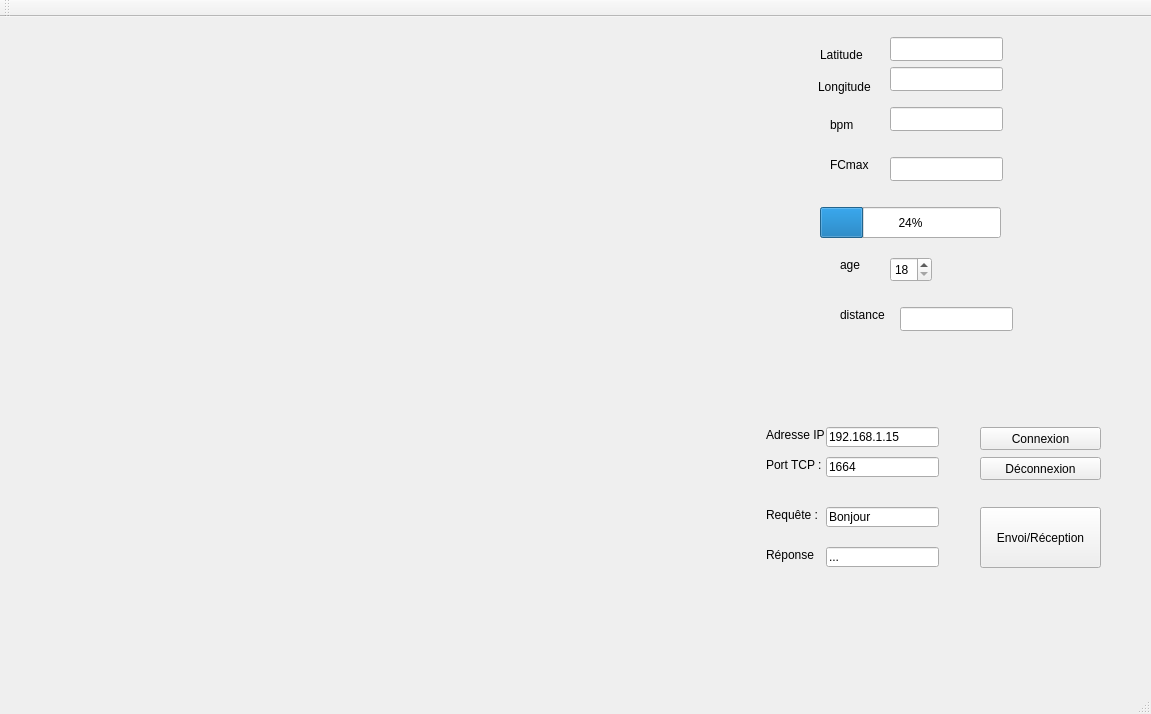
<?xml version="1.0" encoding="UTF-8"?>
<ui version="4.0">
 <class>MainWindow</class>
 <widget class="QMainWindow" name="MainWindow">
  <property name="geometry">
   <rect>
    <x>0</x>
    <y>0</y>
    <width>1151</width>
    <height>714</height>
   </rect>
  </property>
  <property name="windowTitle">
   <string>Client TCP v0.1</string>
  </property>
  <widget class="QWidget" name="centralWidget">
   <widget class="QLabel" name="label_1">
    <property name="geometry">
     <rect>
      <x>766</x>
      <y>410</y>
      <width>81</width>
      <height>16</height>
     </rect>
    </property>
    <property name="text">
     <string>Adresse IP :</string>
    </property>
   </widget>
   <widget class="QLabel" name="label_2">
    <property name="geometry">
     <rect>
      <x>766</x>
      <y>440</y>
      <width>81</width>
      <height>16</height>
     </rect>
    </property>
    <property name="text">
     <string>Port TCP :</string>
    </property>
   </widget>
   <widget class="QLabel" name="label_3">
    <property name="geometry">
     <rect>
      <x>766</x>
      <y>490</y>
      <width>71</width>
      <height>16</height>
     </rect>
    </property>
    <property name="text">
     <string>Requête :</string>
    </property>
   </widget>
   <widget class="QLineEdit" name="lineEdit_ip">
    <property name="geometry">
     <rect>
      <x>826</x>
      <y>410</y>
      <width>113</width>
      <height>20</height>
     </rect>
    </property>
    <property name="text">
     <string>192.168.1.15</string>
    </property>
   </widget>
   <widget class="QLineEdit" name="lineEdit_port">
    <property name="geometry">
     <rect>
      <x>826</x>
      <y>440</y>
      <width>113</width>
      <height>20</height>
     </rect>
    </property>
    <property name="text">
     <string>1664</string>
    </property>
   </widget>
   <widget class="QLineEdit" name="lineEdit_requete">
    <property name="geometry">
     <rect>
      <x>826</x>
      <y>490</y>
      <width>113</width>
      <height>20</height>
     </rect>
    </property>
    <property name="text">
     <string>Bonjour</string>
    </property>
   </widget>
   <widget class="QLabel" name="label_4">
    <property name="geometry">
     <rect>
      <x>766</x>
      <y>530</y>
      <width>51</width>
      <height>16</height>
     </rect>
    </property>
    <property name="text">
     <string>Réponse :</string>
    </property>
   </widget>
   <widget class="QLineEdit" name="lineEdit_reponse">
    <property name="geometry">
     <rect>
      <x>826</x>
      <y>530</y>
      <width>113</width>
      <height>20</height>
     </rect>
    </property>
    <property name="text">
     <string>...</string>
    </property>
   </widget>
   <widget class="QPushButton" name="connexionButton">
    <property name="geometry">
     <rect>
      <x>980</x>
      <y>410</y>
      <width>121</width>
      <height>23</height>
     </rect>
    </property>
    <property name="text">
     <string>Connexion</string>
    </property>
   </widget>
   <widget class="QPushButton" name="deconnexionButton">
    <property name="geometry">
     <rect>
      <x>980</x>
      <y>440</y>
      <width>121</width>
      <height>23</height>
     </rect>
    </property>
    <property name="text">
     <string>Déconnexion</string>
    </property>
   </widget>
   <widget class="QPushButton" name="envoiButton">
    <property name="geometry">
     <rect>
      <x>980</x>
      <y>490</y>
      <width>121</width>
      <height>61</height>
     </rect>
    </property>
    <property name="text">
     <string>Envoi/Réception</string>
    </property>
   </widget>
   <widget class="QLineEdit" name="lineEdit_lat">
    <property name="geometry">
     <rect>
      <x>890</x>
      <y>20</y>
      <width>113</width>
      <height>24</height>
     </rect>
    </property>
    <property name="readOnly">
     <bool>true</bool>
    </property>
   </widget>
   <widget class="QLineEdit" name="lineEdit_long">
    <property name="geometry">
     <rect>
      <x>890</x>
      <y>50</y>
      <width>113</width>
      <height>24</height>
     </rect>
    </property>
    <property name="readOnly">
     <bool>true</bool>
    </property>
   </widget>
   <widget class="QLineEdit" name="lineEdit_bpm">
    <property name="geometry">
     <rect>
      <x>890</x>
      <y>90</y>
      <width>113</width>
      <height>24</height>
     </rect>
    </property>
    <property name="readOnly">
     <bool>true</bool>
    </property>
   </widget>
   <widget class="QLabel" name="label">
    <property name="geometry">
     <rect>
      <x>820</x>
      <y>30</y>
      <width>49</width>
      <height>16</height>
     </rect>
    </property>
    <property name="text">
     <string>Latitude</string>
    </property>
   </widget>
   <widget class="QLabel" name="label_5">
    <property name="geometry">
     <rect>
      <x>818</x>
      <y>60</y>
      <width>61</width>
      <height>20</height>
     </rect>
    </property>
    <property name="text">
     <string>Longitude</string>
    </property>
   </widget>
   <widget class="QLabel" name="label_6">
    <property name="geometry">
     <rect>
      <x>830</x>
      <y>100</y>
      <width>49</width>
      <height>16</height>
     </rect>
    </property>
    <property name="text">
     <string>bpm</string>
    </property>
   </widget>
   <widget class="QSpinBox" name="spinBox">
    <property name="geometry">
     <rect>
      <x>890</x>
      <y>240</y>
      <width>42</width>
      <height>25</height>
     </rect>
    </property>
    <property name="minimum">
     <number>18</number>
    </property>
    <property name="maximum">
     <number>80</number>
    </property>
   </widget>
   <widget class="QLabel" name="label_7">
    <property name="geometry">
     <rect>
      <x>840</x>
      <y>240</y>
      <width>49</width>
      <height>16</height>
     </rect>
    </property>
    <property name="text">
     <string>age</string>
    </property>
   </widget>
   <widget class="QProgressBar" name="progressBar">
    <property name="geometry">
     <rect>
      <x>820</x>
      <y>190</y>
      <width>181</width>
      <height>31</height>
     </rect>
    </property>
    <property name="value">
     <number>24</number>
    </property>
   </widget>
   <widget class="QLabel" name="label_8">
    <property name="geometry">
     <rect>
      <x>830</x>
      <y>140</y>
      <width>49</width>
      <height>16</height>
     </rect>
    </property>
    <property name="text">
     <string>FCmax</string>
    </property>
   </widget>
   <widget class="QLineEdit" name="lineEdit_fcmax">
    <property name="geometry">
     <rect>
      <x>890</x>
      <y>140</y>
      <width>113</width>
      <height>24</height>
     </rect>
    </property>
   </widget>
   <widget class="QLabel" name="label_carte">
    <property name="geometry">
     <rect>
      <x>10</x>
      <y>0</y>
      <width>701</width>
      <height>638</height>
     </rect>
    </property>
    <property name="minimumSize">
     <size>
      <width>694</width>
      <height>638</height>
     </size>
    </property>
    <property name="text">
     <string/>
    </property>
    <property name="pixmap">
     <pixmap resource="carte_la_rochelle.qrc">:/carte_la_rochelle.png</pixmap>
    </property>
   </widget>
   <widget class="QLineEdit" name="lineEdit_distance">
    <property name="geometry">
     <rect>
      <x>900</x>
      <y>290</y>
      <width>113</width>
      <height>24</height>
     </rect>
    </property>
   </widget>
   <widget class="QLabel" name="label_9">
    <property name="geometry">
     <rect>
      <x>840</x>
      <y>290</y>
      <width>49</width>
      <height>16</height>
     </rect>
    </property>
    <property name="text">
     <string>distance</string>
    </property>
   </widget>
  </widget>
  <widget class="QMenuBar" name="menuBar">
   <property name="geometry">
    <rect>
     <x>0</x>
     <y>0</y>
     <width>1151</width>
     <height>21</height>
    </rect>
   </property>
  </widget>
  <widget class="QToolBar" name="mainToolBar">
   <attribute name="toolBarArea">
    <enum>TopToolBarArea</enum>
   </attribute>
   <attribute name="toolBarBreak">
    <bool>false</bool>
   </attribute>
  </widget>
  <widget class="QStatusBar" name="statusBar"/>
 </widget>
 <layoutdefault spacing="6" margin="11"/>
 <resources>
  <include location="carte_la_rochelle.qrc"/>
 </resources>
 <connections/>
</ui>
